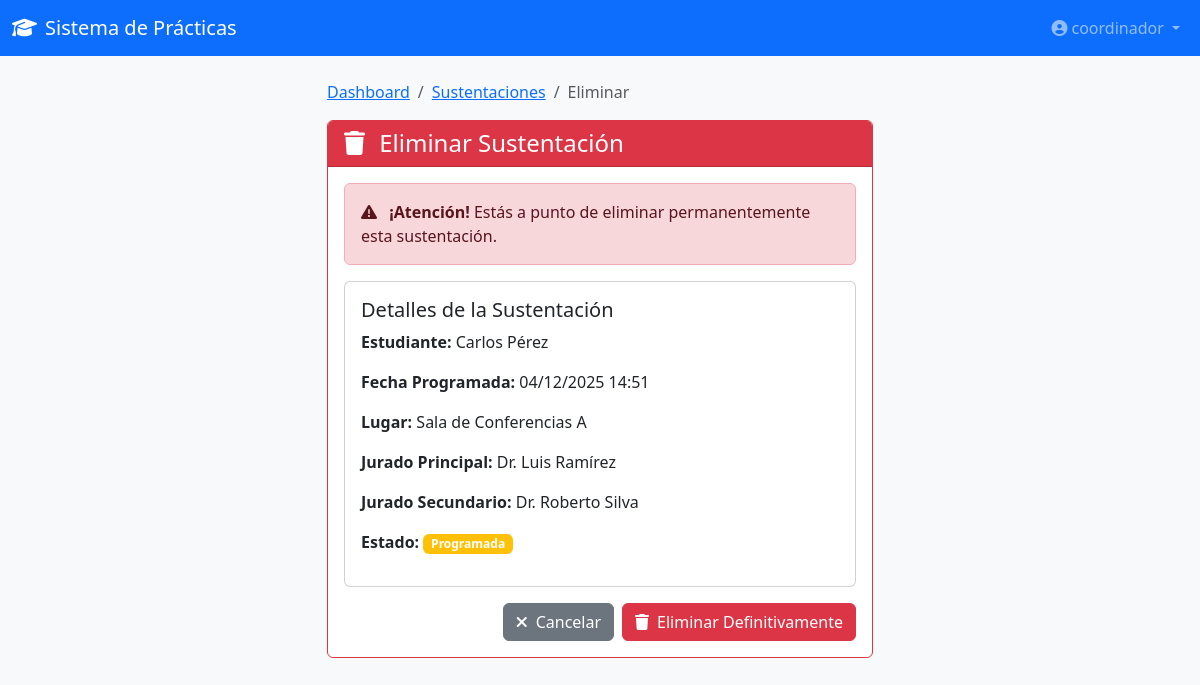
Screenshot of /sustentaciones/1/eliminar/ (signed in) with the database file from the repository.
### coordinacion/models.py (models this page shows, shortened)
class Sustentacion(models.Model):
    ESTADO_CHOICES = [
        ('PROGRAMADA', 'Programada'),
        ('APROBADA', 'Aprobada'),
        ('CANCELADA', 'Cancelada'),
    ]
    practica = models.OneToOneField(PracticaEmpresarial, on_delete=models.CASCADE, related_name='sustentacion')
    fecha_programada = models.DateTimeField()
    lugar = models.CharField(max_length=200)
    jurado_1 = models.ForeignKey(
        DocenteAsesor,
        on_delete=models.SET_NULL,
        null=True,
        related_name='sustentaciones_jurado1'
    )
    jurado_2 = models.ForeignKey(
        DocenteAsesor,
        on_delete=models.SET_NULL,
        null=True,
        blank=True,
        related_name='sustentaciones_jurado2'
    )
    estado = models.CharField(max_length=20, choices=ESTADO_CHOICES, default='PROGRAMADA')
    calificacion = models.DecimalField(max_digits=3, decimal_places=1, blank=True, null=True)
    observaciones = models.TextField(blank=True, null=True)
    acta_sustentacion = models.FileField(
        upload_to='sustentaciones/actas/',
        validators=[FileExtensionValidator(['pdf'])],
        blank=True,
        null=True
    )
    registrada_por = models.ForeignKey(Coordinador, on_delete=models.CASCADE, related_name='sustentaciones_registradas')
    fecha_registro = models.DateTimeField(auto_now_add=True)
    class Meta:
        verbose_name = 'Sustentación'
        verbose_name_plural = 'Sustentaciones'

class PracticaEmpresarial(models.Model):
    ESTADO_CHOICES = [
        ('EN_CURSO', 'En Curso'),
        ('FINALIZADA', 'Finalizada'),
        ('CANCELADA', 'Cancelada'),
    ]
    estudiante = models.ForeignKey(Estudiante, on_delete=models.CASCADE, related_name='practicas')
    empresa = models.ForeignKey(Empresa, on_delete=models.CASCADE, related_name='practicas')
    vacante = models.ForeignKey(Vacante, on_delete=models.SET_NULL, null=True, related_name='practicas')
    tutor_empresarial = models.ForeignKey(TutorEmpresarial, on_delete=models.SET_NULL, null=True,
                                          related_name='practicas_supervisadas')
    docente_asesor = models.ForeignKey(DocenteAsesor, on_delete=models.SET_NULL, null=True,
                                       related_name='practicas_asesoradas')
    fecha_inicio = models.DateField()
    fecha_fin_estimada = models.DateField()
    fecha_fin_real = models.DateField(blank=True, null=True)
    plan_practica = models.FileField(
        upload_to='practicas/planes/',
        validators=[FileExtensionValidator(['pdf'])],
        blank=True,
        null=True
    )
    plan_aprobado = models.BooleanField(default=False)
    estado = models.CharField(max_length=20, choices=ESTADO_CHOICES, default='INICIADA')
    asignada_por = models.ForeignKey(Coordinador, on_delete=models.CASCADE, related_name='practicas_asignadas')
    fecha_creacion = models.DateTimeField(auto_now_add=True)
    observaciones = models.TextField(blank=True, null=True)
    class Meta:
        verbose_name = 'Práctica Empresarial'
        verbose_name_plural = 'Prácticas Empresariales'
        ordering = ['-fecha_creacion']

class Estudiante(models.Model):
    ESTADO_CHOICES = [
        ('APTO', 'Apto para Práctica'),
        ('EN_PRACTICA', 'En Práctica'),
        ('FINALIZADO', 'Práctica Finalizada'),
        ('NO_APTO', 'No Apto'),
    ]
    user = models.OneToOneField(User, on_delete=models.CASCADE, related_name='estudiante')
    codigo = models.CharField(max_length=20, unique=True)
    nombre_completo = models.CharField(max_length=200)
    email = models.EmailField()
    telefono = models.CharField(max_length=20)
    programa_academico = models.CharField(max_length=200)
    semestre = models.IntegerField()
    hoja_vida = models.FileField(
        upload_to='estudiantes/hojas_vida/',
        validators=[FileExtensionValidator(['pdf'])],
        blank=True,
        null=True
    )
    estado = models.CharField(max_length=20, choices=ESTADO_CHOICES, default='APTO')
    promedio_academico = models.DecimalField(max_digits=3, decimal_places=2, blank=True, null=True)
    fecha_registro = models.DateTimeField(auto_now_add=True)
    class Meta:
        verbose_name = 'Estudiante'
        verbose_name_plural = 'Estudiantes'
        ordering = ['nombre_completo']

class DocenteAsesor(models.Model):
    user = models.OneToOneField(User, on_delete=models.CASCADE, related_name='docente_asesor')
    nombre_completo = models.CharField(max_length=200)
    email = models.EmailField()
    telefono = models.CharField(max_length=20)
    especialidad = models.CharField(max_length=200)
    activo = models.BooleanField(default=True)
    fecha_registro = models.DateTimeField(auto_now_add=True)
    class Meta:
        verbose_name = 'Docente Asesor'
        verbose_name_plural = 'Docentes Asesores'

### coordinacion/views.py (the view, shortened to what this page needs)
# urls.py: path('sustentaciones/<int:sustentacion_id>/eliminar/', views.sustentacion_eliminar, name='sustentacion_eliminar'),
@coordinator_required
def sustentacion_eliminar(request, sustentacion_id):
    sustentacion = get_object_or_404(Sustentacion, id=sustentacion_id)
    if sustentacion.estado != 'PROGRAMADA':
        messages.warning(
            request,
            f'No se puede eliminar una sustentación en estado "{sustentacion.get_estado_display()}"'
        )
        return redirect('coordinacion:sustentacion_detalle', sustentacion_id=sustentacion.id)
    context = {
        'sustentacion': sustentacion,
    }
    return render(request, 'coordinacion/sustentaciones/eliminar.html', context)

### coordinacion/views.py (called while the page is built)
def coordinator_required(view_func):
    @wraps(view_func)
    def _wrapped_view(request, *args, **kwargs):
        if not request.user.is_authenticated:
            return redirect('coordinacion:login')
        if not hasattr(request.user, 'coordinador'):
            messages.error(request, 'Acceso denegado: se requiere rol Coordinador')
            return HttpResponseForbidden('Acceso denegado')
        return view_func(request, *args, **kwargs)
    return _wrapped_view

### coordinacion/templates/coordinacion/sustentaciones/eliminar.html (shortened to what this page needs)
{% extends 'coordinacion/base.html' %}
{% load static %}
{% block content %}
<nav class="navbar navbar-expand-lg navbar-dark bg-primary">
    <div class="container-fluid">
        <a class="navbar-brand" href="{% url 'coordinacion:dashboard' %}">
            <i class="fas fa-graduation-cap me-2"></i>Sistema de Prácticas
        </a>
        <div class="collapse navbar-collapse">
            <ul class="navbar-nav ms-auto">
                <li class="nav-item dropdown">
                    <a class="nav-link dropdown-toggle" href="#" role="button" data-bs-toggle="dropdown">
                        <i class="fas fa-user-circle me-1"></i>{{ request.user.username }}
                    </a>
                </li>
            </ul>
        </div>
    </div>
</nav>
<div class="container mt-4">
    <div class="row">
        <div class="col-lg-6 mx-auto">
            <nav aria-label="breadcrumb">
                <ol class="breadcrumb">
                    <li class="breadcrumb-item"><a href="{% url 'coordinacion:dashboard' %}">Dashboard</a></li>
                    <li class="breadcrumb-item"><a href="{% url 'coordinacion:sustentaciones_lista' %}">Sustentaciones</a></li>
                    <li class="breadcrumb-item active">Eliminar</li>
                </ol>
            </nav>
            <div class="card border-danger">
                <div class="card-header bg-danger text-white">
                    <h4 class="mb-0">
                        <i class="fas fa-trash me-2"></i>
                        Eliminar Sustentación
                    </h4>
                </div>
                <div class="card-body">
                    <div class="alert alert-danger">
                        <i class="fas fa-exclamation-triangle me-2"></i>
                        <strong>¡Atención!</strong> Estás a punto de eliminar permanentemente esta sustentación.
                    </div>
                    <div class="card mb-3">
                        <div class="card-body">
                            <h5 class="card-title">Detalles de la Sustentación</h5>
                            <p><strong>Estudiante:</strong> {{ sustentacion.practica.estudiante.nombre_completo }}</p>
                            <p><strong>Fecha Programada:</strong> {{ sustentacion.fecha_programada|date:"d/m/Y H:i" }}</p>
                            <p><strong>Lugar:</strong> {{ sustentacion.lugar }}</p>
                            <p><strong>Jurado Principal:</strong> {{ sustentacion.jurado_1.nombre_completo }}</p>
                            {% if sustentacion.jurado_2 %}
                                <p><strong>Jurado Secundario:</strong> {{ sustentacion.jurado_2.nombre_completo }}</p>
                            {% endif %}
                            <p><strong>Estado:</strong> <span class="badge bg-warning">{{ sustentacion.get_estado_display }}</span></p>
                        </div>
                    </div>
                    <form method="post">
                        <div class="d-flex gap-2 justify-content-end">
                            <a href="{% url 'coordinacion:sustentacion_detalle' sustentacion.id %}" class="btn btn-secondary">
                                <i class="fas fa-times me-2"></i>Cancelar
                            </a>
                            <button type="submit" class="btn btn-danger">
                                <i class="fas fa-trash me-2"></i>Eliminar Definitivamente
                            </button>
                        </div>
                    </form>
                </div>
            </div>
        </div>
    </div>
</div>
{% endblock %}

### coordinacion/static/coordinacion/css/style.css (style rules this page uses)
:root { --primary-color: #0d6efd; --secondary-color: #6c757d; --success-color: #198754; --danger-color: #dc3545; --warning-color: #ffc107; --info-color: #0dcaf0; }
body { font-family: 'Segoe UI', Tahoma, Geneva, Verdana, sans-serif; background-color: #f8f9fa; }

### rows the page displays
Sustentacion: practica.estudiante.nombre_completo "Carlos Pérez", fecha_programada "04/12/2025 14:51", lugar "Sala de Conferencias A", jurado_1.nombre_completo "Dr. Luis Ramírez", jurado_2.nombre_completo "Dr. Roberto Silva", estado "Programada"

### other values shown
{{ request.user.username }} "coordinador"
